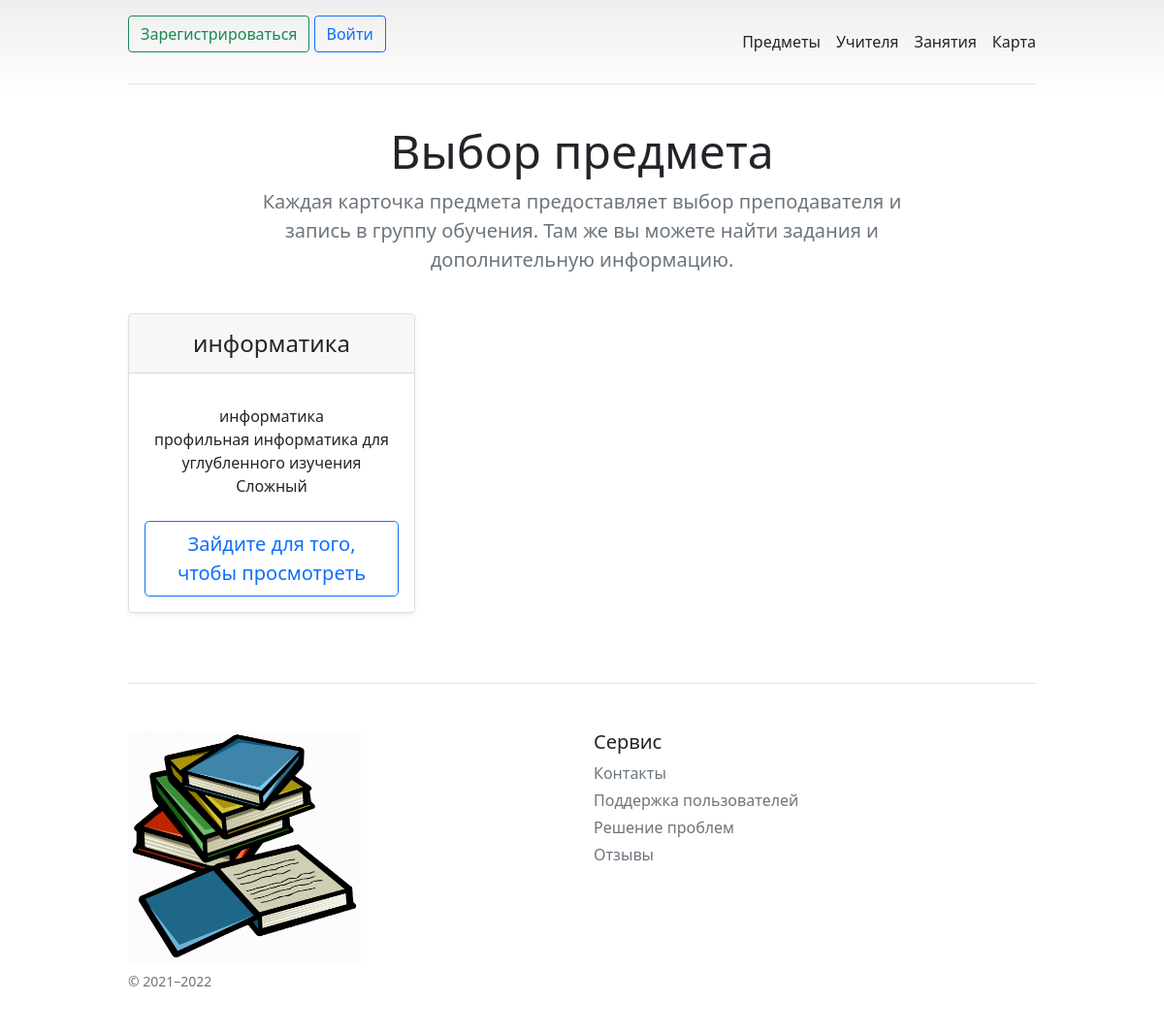
/, run on an earlier commit of the app's database.
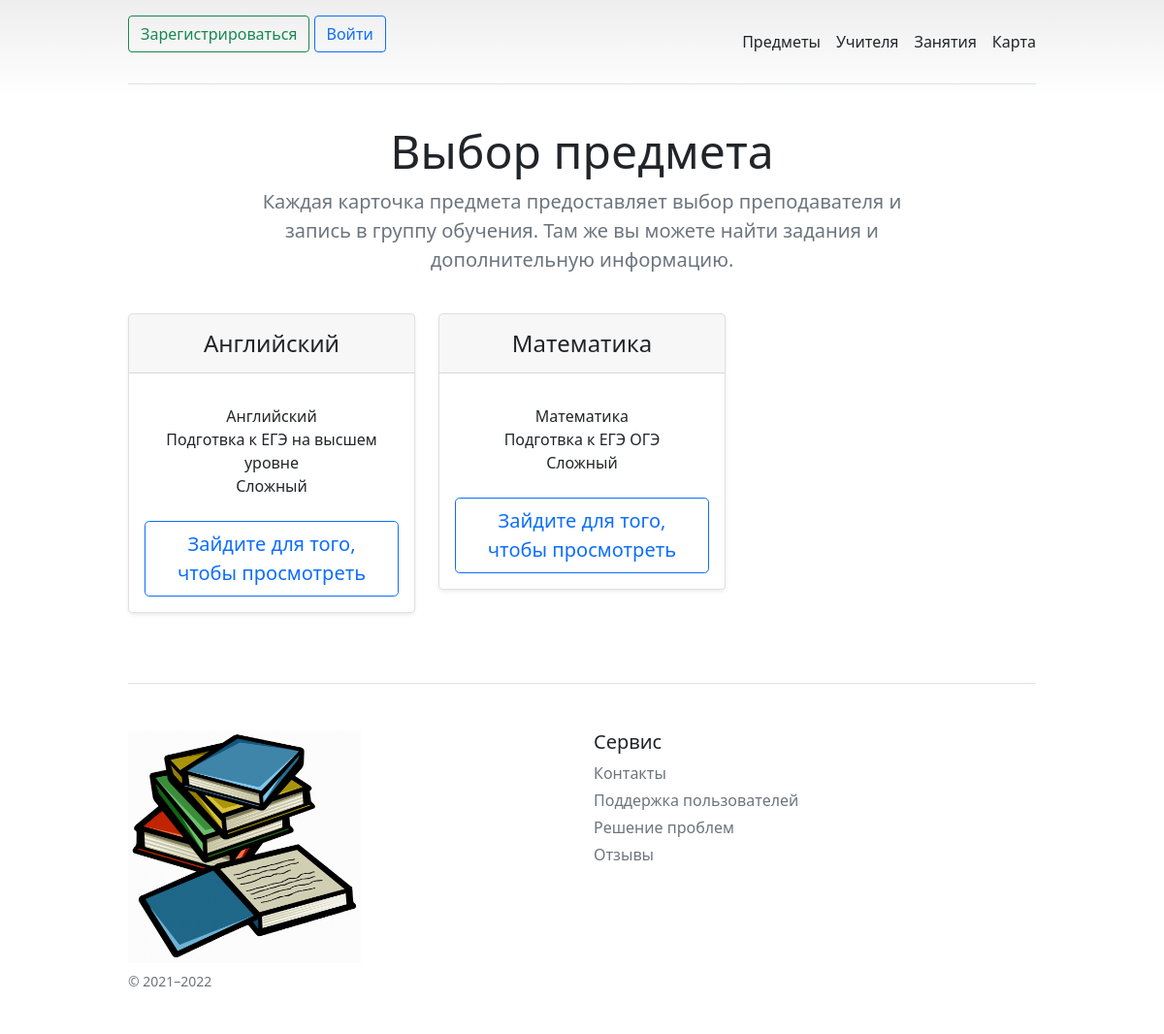
And on a later commit of the database.
### data/subjects.py (models this page shows)
class Subject(SqlAlchemyBase):
    __tablename__ = 'subject'
    id = sqlalchemy.Column(sqlalchemy.Integer,
                           primary_key=True, autoincrement=True)
    name = sqlalchemy.Column(sqlalchemy.String, nullable=False)
    about = sqlalchemy.Column(sqlalchemy.String, nullable=True)
    is_hard = sqlalchemy.Column(sqlalchemy.Boolean, default=False)
    lesson = orm.relation('Lesson', back_populates='subject')

### main.py (the view)
@app.route("/")
def index():
    db_sess = db_session.create_session()
    subjects = db_sess.query(Subject)
    return render_template("index2.html", subject=subjects)

### data/db_session.py (called while the page is built)
def create_session() -> Session:
    global __factory
    return __factory()

### templates/index2.html (shortened to what the changed rows need)
<!doctype html>
<html lang="en">
<head>
    <link href="https://cdn.jsdelivr.net/npm/bootstrap@5.1.3/dist/css/bootstrap.min.css" rel="stylesheet"
>
    <link href="pricing.css" rel="stylesheet">
</head>
<body>
<div class="container py-3">
    <header>
        <div class="pricing-header p-3 pb-md-4 mx-auto text-center">
            <h1 class="display-5 fw-normal">Выбор предмета</h1>
        </div>
    </header>
    <main>
        <div class="row row-cols-1 row-cols-md-3 mb-3 text-center">
            {% for item in subject%}
            <div class="col">
                <div class="card mb-4 rounded-3 shadow-sm">
                    <div class="card-header py-3">
                        <h4 class="my-0 fw-normal">{{item.name}}</h4>
                    </div>
                    <div class="card-body">
                        <ul class="list-unstyled mt-3 mb-4">
                            <li>{{item["name"]}}</li>
                            <li>{{item["about"]}}</li>
                            {% if item["is_hard"] %}
                            <li>Сложный</li>
                            {% else %}
                            <li>Легкий</li>
                            {% endif %}
                        </ul>
                        {% if current_user.is_authenticated %}
                        <a href="lesson/{{item.id}}">
                            <button type="button" class="w-100 btn btn-lg btn-outline-primary">
                                Выбрать
                            </button>
                        </a>
                        {% else %}
                        <a href="/register">
                            <button type="button" class="w-100 btn btn-lg btn-outline-primary">
                                Зайдите для того, чтобы просмотреть
                            </button>
                        </a>
                        {% endif %}
                    </div>
                </div>
            </div>
            {%endfor%}
        </div>
    </main>
</div>
</body>
</html>

What changed in the data, as far as the page shows it:
changed Subject: name "информатика" → "Английский"; about "профильная информатика для углубленного изучения" → "Подготвка к ЕГЭ на высшем уровне"
added Subject: name "Математика", about "Подготвка к ЕГЭ ОГЭ", is_hard "Сложный"
